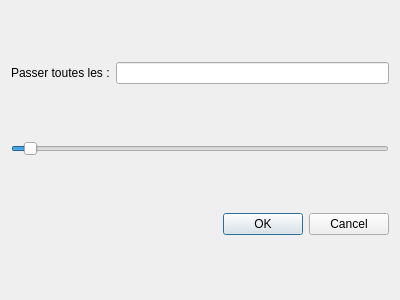
<?xml version="1.0" encoding="UTF-8"?>
<ui version="4.0">
 <class>ChangeurVitesse</class>
 <widget class="QDialog" name="ChangeurVitesse">
  <property name="geometry">
   <rect>
    <x>0</x>
    <y>0</y>
    <width>400</width>
    <height>300</height>
   </rect>
  </property>
  <property name="windowTitle">
   <string>Dialog</string>
  </property>
  <layout class="QVBoxLayout" name="verticalLayout">
   <item>
    <layout class="QHBoxLayout" name="horizontalLayout">
     <item>
      <widget class="QLabel" name="label">
       <property name="text">
        <string>Passer toutes les :</string>
       </property>
      </widget>
     </item>
     <item>
      <widget class="QLineEdit" name="LEVitesse"/>
     </item>
    </layout>
   </item>
   <item>
    <widget class="QSlider" name="SVitesse">
     <property name="maximum">
      <number>60</number>
     </property>
     <property name="singleStep">
      <number>1</number>
     </property>
     <property name="value">
      <number>2</number>
     </property>
     <property name="orientation">
      <enum>Qt::Horizontal</enum>
     </property>
    </widget>
   </item>
   <item>
    <widget class="QDialogButtonBox" name="buttonBox">
     <property name="orientation">
      <enum>Qt::Horizontal</enum>
     </property>
     <property name="standardButtons">
      <set>QDialogButtonBox::Cancel|QDialogButtonBox::Ok</set>
     </property>
    </widget>
   </item>
  </layout>
 </widget>
 <resources/>
 <connections>
  <connection>
   <sender>buttonBox</sender>
   <signal>accepted()</signal>
   <receiver>ChangeurVitesse</receiver>
   <slot>accept()</slot>
   <hints>
    <hint type="sourcelabel">
     <x>248</x>
     <y>254</y>
    </hint>
    <hint type="destinationlabel">
     <x>157</x>
     <y>274</y>
    </hint>
   </hints>
  </connection>
  <connection>
   <sender>buttonBox</sender>
   <signal>rejected()</signal>
   <receiver>ChangeurVitesse</receiver>
   <slot>reject()</slot>
   <hints>
    <hint type="sourcelabel">
     <x>316</x>
     <y>260</y>
    </hint>
    <hint type="destinationlabel">
     <x>286</x>
     <y>274</y>
    </hint>
   </hints>
  </connection>
 </connections>
</ui>
